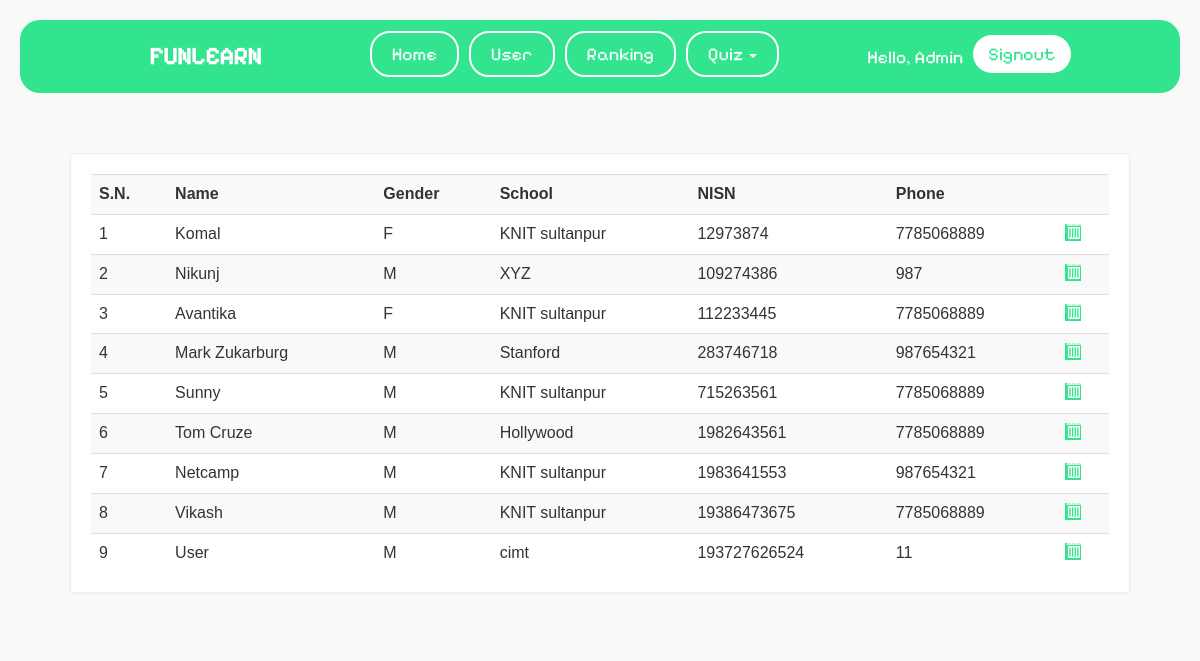
Page /dash.php?q=1 (signed in) on the committed database.
### tables this page shows
CREATE TABLE `user` (
  `name` varchar(50) NOT NULL,
  `gender` varchar(5) NOT NULL,
  `college` varchar(100) NOT NULL,
  `email` varchar(50) NOT NULL,
  `nisn` bigint(20) NOT NULL,
  `mob` bigint(20) NOT NULL,
  `password` varchar(50) NOT NULL
);

### dash.php (the view, shortened to what this page needs)
<!DOCTYPE html PUBLIC "-//W3C//DTD XHTML 1.0 Transitional//EN" "http://www.w3.org/TR/xhtml1/DTD/xhtml1-transitional.dtd">
<html xmlns="http://www.w3.org/1999/xhtml">
<head>
<link rel="stylesheet" href="css/bootstrap.min.css"/>
<link rel="stylesheet" href="css/bootstrap-theme.min.css"/>
<link rel="stylesheet" href="css/main.css">
<link rel="stylesheet" href="css/font.css">
</head>
<body>
<?php
include_once 'dbConnection.php';
if (!isset($_SESSION['email'])) {
    header("location:index.php");
    exit();
} else {
    $name = $_SESSION['name'];
}
?>
<nav class="navbar">
    <div class="nav-logo">FunLearn</div>
    <div class="nav-links">
        <a href="dash.php?q=0" class="home" >Home</a>
        <a href="dash.php?q=1" class="user">User</a>
        <a href="dash.php?q=2" class="rangking">Ranking</a>
        <div class="dropdown">
            <a href="#" class="dropdown-toggle" data-toggle="dropdown" role="button" aria-haspopup="true" aria-expanded="false">Quiz <span class="caret"></span></a>
        </div>
    </div>
    <div class="user-info">
        <span>Hello, <?php echo $name; ?></span>
        <a href="logout.php?q=account.php" class="signout-link">Signout</a>
    </div>
</nav>
<div class="container">
<div class="row">
<div class="col-md-12">
<?php if(@$_GET['q']==1) { ?>
<div class="panel">
    <div class="table-responsive">
        <table class="table table-striped title1">
            <tr><td><b>S.N.</b></td><td><b>Name</b></td><td><b>Gender</b></td><td><b>School</b></td><td><b>NISN</b></td><td><b>Phone</b></td><td></td></tr>
            <?php
            $result = mysqli_query($con,"SELECT * FROM user") or die('Error');
            $c=1;
            while($row = mysqli_fetch_array($result)) {
                $name = $row['name'];
                $mob = $row['mob'];
                $gender = $row['gender'];
                $nisn = $row['nisn'];
                $college = $row['college'];
                echo '<tr><td>'.$c++.'</td><td>'.$name.'</td><td>'.$gender.'</td><td>'.$college.'</td><td>'.$nisn.'</td><td>'.$mob.'</td>
                <td><a href="javascript:void(0);" onclick="confirmDelete(\''.$nisn.'\');" title="Delete User"><b><span class="glyphicon glyphicon-trash" aria-hidden="true"></span></b></a></td></tr>';
            }
            ?>
        </table>
    </div>
</div>
<?php } ?>
</div>
</div>
</div>
</body>
</html>

### css/main.css (style rules this page uses)
body { overflow-x:hidden; width:100%; font: 15px "Century Gothic", "Times Roman", sans-serif; background:#eee; min-height:550px; background-attachment:fixed; }
.panel { border-color:#eee; margin:40px; padding:20px; font: 15px "Century Gothic", "Times Roman", sans-serif; }
.title1 { font: 16px "Century Gothic", "Times Roman", sans-serif; }

### dash.php (style rules this page uses)
body { font-family: 'Pixelity Sans', sans-serif; margin: 0; padding: 0; background-color: #f9f9f9; }
.navbar { background-color: #31E48D; border-radius: 30px; margin: 20px; padding: 10px; display: flex; justify-content: space-between; align-items: center; }
.navbar .nav-logo { font-size: 24px; color: white; font-weight: bold; text-transform: uppercase; padding: 10px 20px; cursor: pointer; }
.navbar .nav-links { display: flex; gap: 10px; }
.navbar .nav-links a, .navbar { color: white; text-decoration: none; font-size: 18px; padding: 10px 20px; border-radius: 20px; transition: background-color 0.3s; }
a { text-decoration: none; background-color: #31E48D; color: white; margin-bottom: 5px; }
.dropdown-toggle { color: #31E48D; margin-top: -500px; }
.dropdown { margin-top: 12px; }
.navbar .user-info { color: white; display: flex; gap: 10px; align-items: center; }
.user { border: 2px solid white; }
.home { border: 2px solid white; }
.rangking { border: 2px solid white; }
.dropdown-toggle { border: 2px solid white; }
.user-info .signout-link { color: #31E48D; background-color: white; padding: 8px 15px; border-radius: 20px; text-decoration: none; font-size: 18px; }

### rows in the picture
user: name "Komal", gender "F", college "KNIT sultanpur", nisn "12973874", mob "7785068889"
user: name "Nikunj", gender "M", college "XYZ", nisn "109274386", mob "987"
user: name "Avantika", gender "F", college "KNIT sultanpur", nisn "112233445", mob "7785068889"
user: name "Mark Zukarburg", gender "M", college "Stanford", nisn "283746718", mob "987654321"
user: name "Sunny", gender "M", college "KNIT sultanpur", nisn "715263561", mob "7785068889"
user: name "Tom Cruze", gender "M", college "Hollywood", nisn "1982643561", mob "7785068889"
user: name "Netcamp", gender "M", college "KNIT sultanpur", nisn "1983641553", mob "987654321"
user: name "Vikash", gender "M", college "KNIT sultanpur", nisn "19386473675", mob "7785068889"
user: name "User", gender "M", college "cimt", nisn "193727626524", mob "11"

### other values in the picture
$name "Admin"
